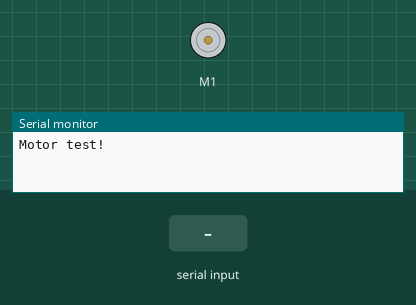
The sketch below on a simulated Arduino Uno, built with avr-gcc and run on an emulated ATmega328P. Shown: DC motor (green arrow = forward, orange = backward, longer = faster), the last lines printed to the serial monitor. Inputs (shaded band) come from the test bench.

Above: at 1.2 s.
1.3 s: "H" received over Serial
At 2.1 s:
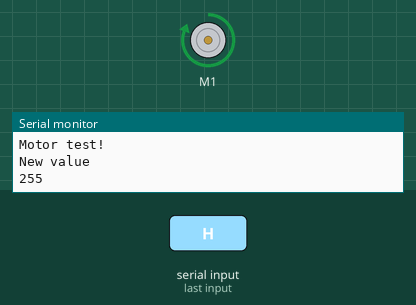
2.8 s: "M" received over Serial
At 3.2 s:
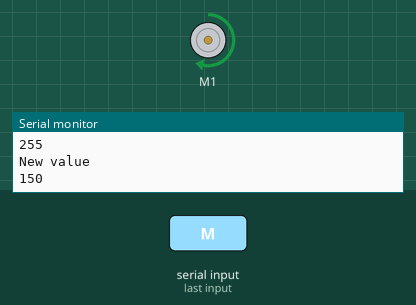
Timing chart, 0 to 5.8 s (numbered marks = the images above; inputs shaded):
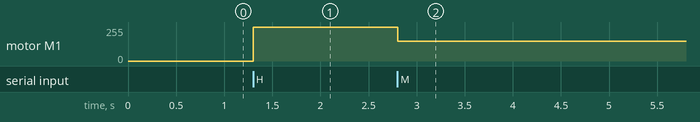

The sketch:

dc_motor.ino
```cpp
#include <AFMotor.h>

AF_DCMotor motor(1, MOTOR12_64KHZ); // create motor #2, 64KHz pwm

void setup() {
  Serial.begin(9600);           // set up Serial library at 9600 bps
  Serial.println("Motor test!");
}
int value;
void loop() {
  if(Serial.available() > 0){
    Serial.println("New value");
    char v = Serial.read();
    if(v == 'H') value = 255;
    else if(v == 'M') value = 150;
    Serial.println(value);
    int speed_motor = value;
    motor.setSpeed(value);
  }
  motor.run(FORWARD);      // turn it on going forward
}
```

Measured:
- after the input at 1.3 s, motor M1: stopped → forward 255/255 at once
- after the input at 2.8 s, motor M1: forward 255/255 → forward 150/255 at once
